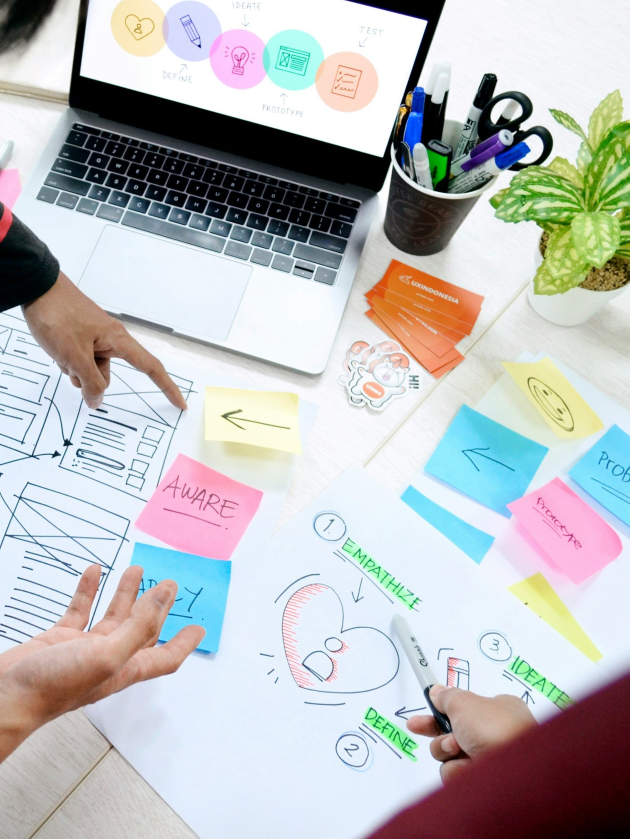
#> input picture newmonday-bewerber/skills/newmonday-portfolio/assets/bilder/arbeitsweise-1.jpg, 1889 x 2517 px (shown at 1/3 size)
$ python -i extract_input.py   (imports and definitions only)
#> lines starting #> are read from the running program, lines starting #| are printed output that depends on the picture
#> further down, picture is the input picture: PIL image 1889x2517 RGB; mean R, G, B 187.2, 188.6, 189.2
#!/usr/bin/env python3
"""Liest ein Kandidaten-PDF aus: Text, Projektbilder, Portraetkandidaten.

    python3 scripts/extract_input.py portfolio.pdf arbeit/
    python3 scripts/extract_input.py lebenslauf.pdf arbeit/cv/
    python3 scripts/extract_input.py foto.jpg arbeit/          # einzelnes Bild

Schreibt nach <ziel>/:
    text.txt          der gesamte Text, seitenweise getrennt
    bilder/           alle brauchbaren Bilder in Originalaufloesung
    fotos/            Portraetkandidaten, in Graustufen und aufs Layoutformat
                      (320 x 429pt) beschnitten
    bilder.txt        je Bild Groesse und wofuer die Aufloesung reicht

Warum getrennte Ordner: Ein Portfolio-PDF enthaelt Logos, Screenshots, Fotos und
Alphamasken durcheinander. Was ein Portraet sein kann, wird ueber Seitenformat
und Farbverteilung vorsortiert - sicher ist das nicht, deshalb sind die
Kandidaten anzusehen, bevor einer ins Dokument geht.
"""
from __future__ import annotations

import io
import sys
from pathlib import Path

# Zielflaechen des Layouts in Punkt. Ein Bild sollte mindestens so viele Pixel
# haben wie die Flaeche Punkte breit ist, sonst wirkt es auf der Folie weich.
FLAECHEN = {"Arbeitsweise/Vollbild": 960, "Projektkopf": 760, "Lösung/Summary": 1020}
FOTO_B, FOTO_H = 320, 429  # Profilfoto wie in Figma (Profile V2)


# [21 lines left out: functions bewertung, portraet_moeglich, not called in this run]


def foto_zuschnitt(im):
    """Auf das Layoutformat beschneiden und entfaerben - so, wie es auf der
    Profilseite steht. Der Ausschnitt sitzt oben, weil dort der Kopf ist."""
    ziel = FOTO_B / FOTO_H
    b, h = im.size
#> b = 1889; h = 2517
    if b / h > ziel:
        neu_b = int(h * ziel)
#> neu_b = 1877
        kasten = ((b - neu_b) // 2, 0, (b - neu_b) // 2 + neu_b, h)
#> kasten = (6, 0, 1883, 2517)
    else:
        neu_h = int(b / ziel)
        oben = int((h - neu_h) * 0.15)
        kasten = (0, oben, b, oben + neu_h)
    return im.crop(kasten).convert("L").convert("RGB")
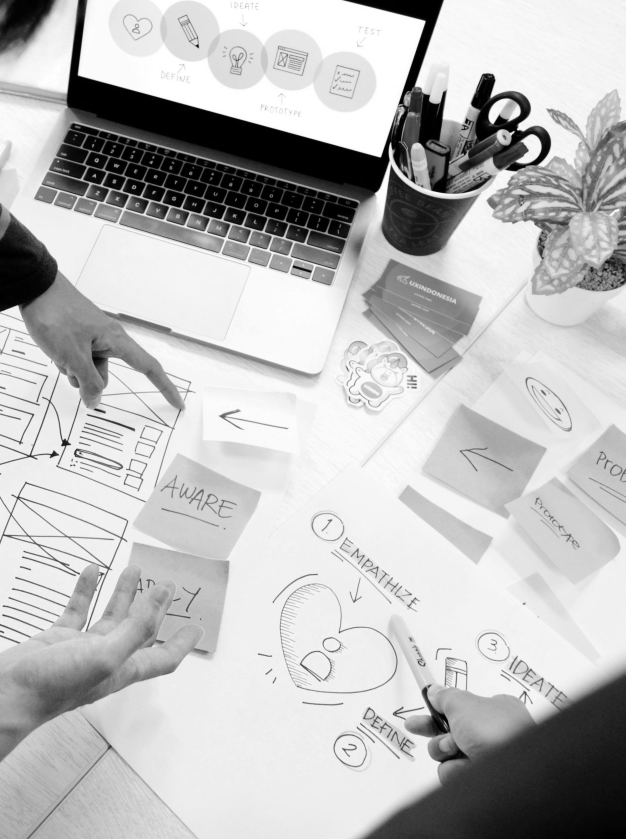
#> returned value: PIL image 1877x2517 RGB (shown at 1/3 size); min 0, max 255, mean 188.3


# [61 lines left out: functions aus_pdf, aus_bild, main, not called in this run]


# [2 lines not run here, left out]

>>> from PIL import Image
>>> picture = Image.open('../assets/bilder/arbeitsweise-1.jpg')
>>> result = foto_zuschnitt(picture)
